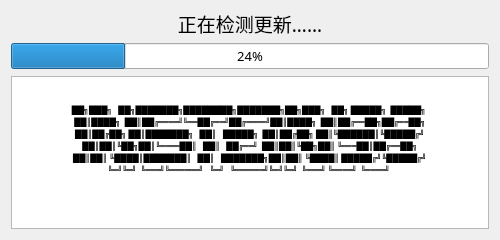
<?xml version="1.0" encoding="UTF-8"?>
<ui version="4.0">
 <class>Dialog</class>
 <widget class="QDialog" name="Dialog">
  <property name="enabled">
   <bool>true</bool>
  </property>
  <property name="geometry">
   <rect>
    <x>0</x>
    <y>0</y>
    <width>500</width>
    <height>240</height>
   </rect>
  </property>
  <property name="minimumSize">
   <size>
    <width>500</width>
    <height>240</height>
   </size>
  </property>
  <property name="maximumSize">
   <size>
    <width>500</width>
    <height>240</height>
   </size>
  </property>
  <property name="windowTitle">
   <string>游戏启动器</string>
  </property>
  <property name="sizeGripEnabled">
   <bool>false</bool>
  </property>
  <layout class="QVBoxLayout" name="verticalLayout_2">
   <item>
    <layout class="QVBoxLayout" name="verticalLayout">
     <property name="spacing">
      <number>7</number>
     </property>
     <property name="sizeConstraint">
      <enum>QLayout::SetDefaultConstraint</enum>
     </property>
     <item>
      <widget class="QLabel" name="statusLabel">
       <property name="sizePolicy">
        <sizepolicy hsizetype="Preferred" vsizetype="Preferred">
         <horstretch>0</horstretch>
         <verstretch>0</verstretch>
        </sizepolicy>
       </property>
       <property name="minimumSize">
        <size>
         <width>0</width>
         <height>25</height>
        </size>
       </property>
       <property name="font">
        <font>
         <family>微软雅黑</family>
         <pointsize>14</pointsize>
        </font>
       </property>
       <property name="text">
        <string>正在检测更新……</string>
       </property>
       <property name="alignment">
        <set>Qt::AlignCenter</set>
       </property>
      </widget>
     </item>
     <item>
      <widget class="QProgressBar" name="progressBar">
       <property name="font">
        <font>
         <family>微软雅黑</family>
         <pointsize>10</pointsize>
        </font>
       </property>
       <property name="value">
        <number>24</number>
       </property>
      </widget>
     </item>
     <item>
      <widget class="QTextBrowser" name="versionInfo">
       <property name="minimumSize">
        <size>
         <width>0</width>
         <height>50</height>
        </size>
       </property>
       <property name="font">
        <font>
         <family>微软雅黑</family>
         <pointsize>12</pointsize>
        </font>
       </property>
       <property name="html">
        <string>&lt;!DOCTYPE HTML PUBLIC &quot;-//W3C//DTD HTML 4.0//EN&quot; &quot;http://www.w3.org/TR/REC-html40/strict.dtd&quot;&gt;
&lt;html&gt;&lt;head&gt;&lt;meta name=&quot;qrichtext&quot; content=&quot;1&quot; /&gt;&lt;style type=&quot;text/css&quot;&gt;
p, li { white-space: pre-wrap; }
&lt;/style&gt;&lt;/head&gt;&lt;body style=&quot; font-family:'微软雅黑'; font-size:12pt; font-weight:400; font-style:normal;&quot;&gt;
&lt;p align=&quot;center&quot; style=&quot;-qt-paragraph-type:empty; margin-top:0px; margin-bottom:0px; margin-left:0px; margin-right:0px; -qt-block-indent:0; text-indent:0px; background-color:#ffffff;&quot;&gt;&lt;br /&gt;&lt;/p&gt;
&lt;p align=&quot;center&quot; style=&quot; margin-top:0px; margin-bottom:0px; margin-left:0px; margin-right:0px; -qt-block-indent:0; text-indent:0px; background-color:#ffffff;&quot;&gt;&lt;a name=&quot;taag_font_ANSIShadow&quot;&gt;&lt;/a&gt;&lt;span style=&quot; font-family:'Courier New,monospace'; font-size:6pt; color:#000000; background-color:#ffffff;&quot;&gt;█&lt;/span&gt;&lt;span style=&quot; font-family:'Courier New,monospace'; font-size:6pt; color:#000000; background-color:#ffffff;&quot;&gt;█╗███╗   ██╗███████╗████████╗███████╗██╗███╗   ██╗ █████╗  █████╗ &lt;/span&gt;&lt;/p&gt;
&lt;p align=&quot;center&quot; style=&quot; margin-top:0px; margin-bottom:0px; margin-left:0px; margin-right:0px; -qt-block-indent:0; text-indent:0px; background-color:#ffffff;&quot;&gt;&lt;span style=&quot; font-family:'Courier New,monospace'; font-size:6pt; color:#000000; background-color:#ffffff;&quot;&gt;██║████╗  ██║██╔════╝╚══██╔══╝██╔════╝██║████╗  ██║██╔══██╗██╔══██╗&lt;/span&gt;&lt;/p&gt;
&lt;p align=&quot;center&quot; style=&quot; margin-top:0px; margin-bottom:0px; margin-left:0px; margin-right:0px; -qt-block-indent:0; text-indent:0px; background-color:#ffffff;&quot;&gt;&lt;span style=&quot; font-family:'Courier New,monospace'; font-size:6pt; color:#000000; background-color:#ffffff;&quot;&gt;██║██╔██╗ ██║███████╗   ██║   █████╗  ██║██╔██╗ ██║╚██████║╚█████╔╝&lt;/span&gt;&lt;/p&gt;
&lt;p align=&quot;center&quot; style=&quot; margin-top:0px; margin-bottom:0px; margin-left:0px; margin-right:0px; -qt-block-indent:0; text-indent:0px; background-color:#ffffff;&quot;&gt;&lt;span style=&quot; font-family:'Courier New,monospace'; font-size:6pt; color:#000000; background-color:#ffffff;&quot;&gt;██║██║╚██╗██║╚════██║   ██║   ██╔══╝  ██║██║╚██╗██║ ╚═══██║██╔══██╗&lt;/span&gt;&lt;/p&gt;
&lt;p align=&quot;center&quot; style=&quot; margin-top:0px; margin-bottom:0px; margin-left:0px; margin-right:0px; -qt-block-indent:0; text-indent:0px; background-color:#ffffff;&quot;&gt;&lt;span style=&quot; font-family:'Courier New,monospace'; font-size:6pt; color:#000000; background-color:#ffffff;&quot;&gt;██║██║ ╚████║███████║   ██║   ███████╗██║██║ ╚████║ █████╔╝╚█████╔╝&lt;/span&gt;&lt;/p&gt;
&lt;p align=&quot;center&quot; style=&quot; margin-top:0px; margin-bottom:0px; margin-left:0px; margin-right:0px; -qt-block-indent:0; text-indent:0px; background-color:#ffffff;&quot;&gt;&lt;span style=&quot; font-family:'Courier New,monospace'; font-size:6pt; color:#000000; background-color:#ffffff;&quot;&gt;╚═╝╚═╝  ╚═══╝╚══════╝   ╚═╝   ╚══════╝╚═╝╚═╝  ╚═══╝ ╚════╝  ╚════╝ &lt;/span&gt;&lt;/p&gt;
&lt;p align=&quot;center&quot; style=&quot; margin-top:0px; margin-bottom:15px; margin-left:0px; margin-right:0px; -qt-block-indent:0; text-indent:0px; background-color:#ffffff;&quot;&gt;&lt;span style=&quot; font-family:'Courier New,monospace'; font-size:6pt; color:#000000; background-color:#ffffff;&quot;&gt;                                                                   &lt;/span&gt;&lt;/p&gt;&lt;/body&gt;&lt;/html&gt;</string>
       </property>
      </widget>
     </item>
    </layout>
   </item>
  </layout>
 </widget>
 <resources/>
 <connections/>
</ui>
